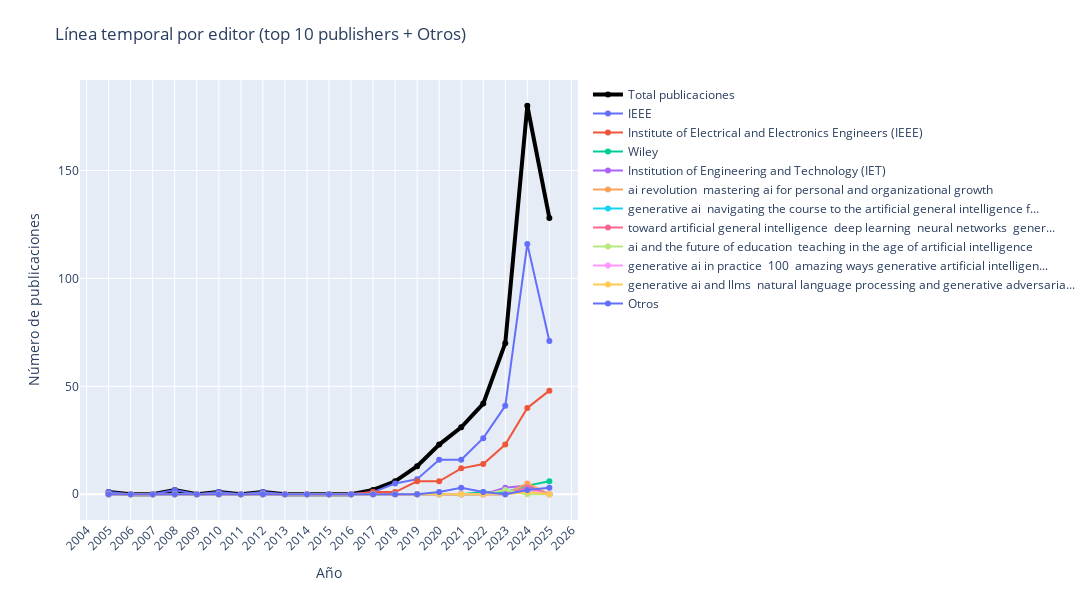

Notebook code for this chart:
### Code cell
# Línea temporal agrupada por editor/publisher (usa `publisher_key`) — ejecuta después de crear `publisher_key`
import pandas as pd
import plotly.graph_objects as go
import plotly.express as px
from pathlib import Path
from itertools import cycle

OUT_DIR = Path('outputs')
OUT_DIR.mkdir(parents=True, exist_ok=True)

records = pd.read_csv('data/records.csv', dtype=str).fillna('')
if 'publisher_key' not in records.columns:
    raise ValueError('No se encontró la columna publisher_key en data/records.csv. Ejecuta la celda que crea publisher_key primero.')

# preparar años
records['year'] = pd.to_numeric(records['year'], errors='coerce').astype('Int64')
records = records[records['year'].notna()].copy()
records['year'] = records['year'].astype(int)
YEARS = list(range(records['year'].min(), records['year'].max() + 1))

# parámetros
TOP_N = 10
venue_col = 'publisher_key'

# calcular top publishers
venue_counts = records[venue_col].replace('', 'Sin publisher').value_counts()
top_venues = venue_counts.nlargest(TOP_N).index.tolist()

# marcar Otros
records['venue_group'] = records[venue_col].where(records[venue_col].isin(top_venues), other='Otros')

# pivot
pivot = records.groupby(['year','venue_group']).size().unstack(fill_value=0).reindex(index=YEARS, fill_value=0).sort_index()

# total
total_year = records.groupby('year').size().reindex(index=YEARS, fill_value=0)

# ordenar trazas por suma
col_totals = pivot.sum(axis=0).sort_values(ascending=False)
cols_sorted = [c for c in col_totals.index if c != 'Otros']
if 'Otros' in pivot.columns:
    cols_sorted = [c for c in cols_sorted if c != 'Otros'] + (['Otros'] if 'Otros' in pivot.columns else [])

# paleta
palette = px.colors.qualitative.Plotly
color_cycle = cycle(palette)

# construir figura
fig = go.Figure()
fig.add_trace(go.Scatter(x=YEARS, y=total_year.values, mode='lines+markers', name='Total publicaciones', line=dict(width=4,color='black')))
for col in cols_sorted:
    color = next(color_cycle)
    label = str(col)
    short = label if len(label) <= 80 else label[:77] + '...'
    fig.add_trace(go.Scatter(x=YEARS, y=pivot[col].reindex(YEARS, fill_value=0).values, mode='lines+markers', name=short, hovertemplate='%{x}<br>' + label + ': %{y}<extra></extra>', line=dict(width=2,color=color)))

fig.update_layout(title=f'Línea temporal por editor (top {TOP_N} publishers + Otros)', xaxis_title='Año', yaxis_title='Número de publicaciones', width=1200, height=600, legend=dict(orientation='v', x=1.02, y=1), margin=dict(r=300,t=80))

if len(YEARS) > 15:
    fig.update_xaxes(tickangle=-45, dtick=1)
else:
    fig.update_xaxes(dtick=1)

fig.show()

# guardar
out_png = OUT_DIR / 'linea_tiempo_by_publisher.png'
out_pdf = OUT_DIR / 'linea_tiempo_by_publisher.pdf'

saved = False
try:
    fig.write_image(str(out_png), format='png', engine='kaleido', width=1200, height=600, scale=2)
    try:
        from PIL import Image
        im = Image.open(out_png).convert('RGB')
        im.save(out_pdf, 'PDF', resolution=300)
        print('Guardado (PNG -> PDF):', out_png, out_pdf)
        saved = True
    except Exception as e:
        print('PNG guardado pero fallo conversión a PDF por Pillow:', e)
        saved = True
except Exception as e:
    print('No se pudo exportar PNG con kaleido:', e)

if not saved:
    try:
        fig.write_html(OUT_DIR / 'linea_tiempo_by_publisher.html')
        print('Exportado a HTML interactivo como fallback')
    except Exception as e:
        print('Falló exportación de la figura:', e)

print('Trazas mostradas (incluye Total):', len(cols_sorted) + 1)

### Figure 1 — Plotly figure (JSON) as saved in the notebook; plotly's stock layout.template omitted (floating-point values rounded to 4 significant figures)
{"data": [{"line": {"color": "black", "width": 4}, "mode": "lines+markers", "name": "Total publicaciones", "type": "scatter", "x": [2005, 2006, 2007, 2008, 2009, 2010, 2011, 2012, 2013, 2014, 2015, 2016, 2017, 2018, 2019, 2020, 2021, 2022, 2023, 2024, 2025], "y": [1, 0, 0, 2, 0, 1, 0, 1, 0, 0, 0, 0, 2, 6, 13, 23, 31, 42, 70, 180, 128]}, {"hovertemplate": "%{x}<br>IEEE: %{y}<extra></extra>", "line": {"color": "#636EFA", "width": 2}, "mode": "lines+markers", "name": "IEEE", "type": "scatter", "x": [2005, 2006, 2007, 2008, 2009, 2010, 2011, 2012, 2013, 2014, 2015, 2016, 2017, 2018, 2019, 2020, 2021, 2022, 2023, 2024, 2025], "y": [1, 0, 0, 2, 0, 1, 0, 1, 0, 0, 0, 0, 1, 5, 7, 16, 16, 26, 41, 116, 71]}, {"hovertemplate": "%{x}<br>Institute of Electrical and Electronics Engineers (IEEE): %{y}<extra></extra>", "line": {"color": "#EF553B", "width": 2}, "mode": "lines+markers", "name": "Institute of Electrical and Electronics Engineers (IEEE)", "type": "scatter", "x": [2005, 2006, 2007, 2008, 2009, 2010, 2011, 2012, 2013, 2014, 2015, 2016, 2017, 2018, 2019, 2020, 2021, 2022, 2023, 2024, 2025], "y": [0, 0, 0, 0, 0, 0, 0, 0, 0, 0, 0, 0, 1, 1, 6, 6, 12, 14, 23, 40, 48]}, {"hovertemplate": "%{x}<br>Wiley: %{y}<extra></extra>", "line": {"color": "#00CC96", "width": 2}, "mode": "lines+markers", "name": "Wiley", "type": "scatter", "x": [2005, 2006, 2007, 2008, 2009, 2010, 2011, 2012, 2013, 2014, 2015, 2016, 2017, 2018, 2019, 2020, 2021, 2022, 2023, 2024, 2025], "y": [0, 0, 0, 0, 0, 0, 0, 0, 0, 0, 0, 0, 0, 0, 0, 0, 0, 1, 1, 4, 6]}, {"hovertemplate": "%{x}<br>Institution of Engineering and Technology (IET): %{y}<extra></extra>", "line": {"color": "#AB63FA", "width": 2}, "mode": "lines+markers", "name": "Institution of Engineering and Technology (IET)", "type": "scatter", "x": [2005, 2006, 2007, 2008, 2009, 2010, 2011, 2012, 2013, 2014, 2015, 2016, 2017, 2018, 2019, 2020, 2021, 2022, 2023, 2024, 2025], "y": [0, 0, 0, 0, 0, 0, 0, 0, 0, 0, 0, 0, 0, 0, 0, 0, 0, 0, 3, 4, 0]}, {"hovertemplate": "%{x}<br>ai revolution  mastering ai for personal and organizational growth: %{y}<extra></extra>", "line": {"color": "#FFA15A", "width": 2}, "mode": "lines+markers", "name": "ai revolution  mastering ai for personal and organizational growth", "type": "scatter", "x": [2005, 2006, 2007, 2008, 2009, 2010, 2011, 2012, 2013, 2014, 2015, 2016, 2017, 2018, 2019, 2020, 2021, 2022, 2023, 2024, 2025], "y": [0, 0, 0, 0, 0, 0, 0, 0, 0, 0, 0, 0, 0, 0, 0, 0, 0, 0, 0, 5, 0]}, {"hovertemplate": "%{x}<br>generative ai  navigating the course to the artificial general intelligence future: %{y}<extra></extra>", "line": {"color": "#19D3F3", "width": 2}, "mode": "lines+markers", "name": "generative ai  navigating the course to the artificial general intelligence f...", "type": "scatter", "x": [2005, 2006, 2007, 2008, 2009, 2010, 2011, 2012, 2013, 2014, 2015, 2016, 2017, 2018, 2019, 2020, 2021, 2022, 2023, 2024, 2025], "y": [0, 0, 0, 0, 0, 0, 0, 0, 0, 0, 0, 0, 0, 0, 0, 0, 0, 0, 0, 3, 0]}, {"hovertemplate": "%{x}<br>toward artificial general intelligence  deep learning  neural networks  generative ai: %{y}<extra></extra>", "line": {"color": "#FF6692", "width": 2}, "mode": "lines+markers", "name": "toward artificial general intelligence  deep learning  neural networks  gener...", "type": "scatter", "x": [2005, 2006, 2007, 2008, 2009, 2010, 2011, 2012, 2013, 2014, 2015, 2016, 2017, 2018, 2019, 2020, 2021, 2022, 2023, 2024, 2025], "y": [0, 0, 0, 0, 0, 0, 0, 0, 0, 0, 0, 0, 0, 0, 0, 0, 0, 0, 0, 3, 0]}, {"hovertemplate": "%{x}<br>ai and the future of education  teaching in the age of artificial intelligence: %{y}<extra></extra>", "line": {"color": "#B6E880", "width": 2}, "mode": "lines+markers", "name": "ai and the future of education  teaching in the age of artificial intelligence", "type": "scatter", "x": [2005, 2006, 2007, 2008, 2009, 2010, 2011, 2012, 2013, 2014, 2015, 2016, 2017, 2018, 2019, 2020, 2021, 2022, 2023, 2024, 2025], "y": [0, 0, 0, 0, 0, 0, 0, 0, 0, 0, 0, 0, 0, 0, 0, 0, 0, 0, 2, 0, 0]}, {"hovertemplate": "%{x}<br>generative ai in practice  100  amazing ways generative artificial intelligence is changing business and society: %{y}<extra></extra>", "line": {"color": "#FF97FF", "width": 2}, "mode": "lines+markers", "name": "generative ai in practice  100  amazing ways generative artificial intelligen...", "type": "scatter", "x": [2005, 2006, 2007, 2008, 2009, 2010, 2011, 2012, 2013, 2014, 2015, 2016, 2017, 2018, 2019, 2020, 2021, 2022, 2023, 2024, 2025], "y": [0, 0, 0, 0, 0, 0, 0, 0, 0, 0, 0, 0, 0, 0, 0, 0, 0, 0, 0, 2, 0]}, {"hovertemplate": "%{x}<br>generative ai and llms  natural language processing and generative adversarial networks: %{y}<extra></extra>", "line": {"color": "#FECB52", "width": 2}, "mode": "lines+markers", "name": "generative ai and llms  natural language processing and generative adversaria...", "type": "scatter", "x": [2005, 2006, 2007, 2008, 2009, 2010, 2011, 2012, 2013, 2014, 2015, 2016, 2017, 2018, 2019, 2020, 2021, 2022, 2023, 2024, 2025], "y": [0, 0, 0, 0, 0, 0, 0, 0, 0, 0, 0, 0, 0, 0, 0, 0, 0, 0, 0, 1, 0]}, {"hovertemplate": "%{x}<br>Otros: %{y}<extra></extra>", "line": {"color": "#636EFA", "width": 2}, "mode": "lines+markers", "name": "Otros", "type": "scatter", "x": [2005, 2006, 2007, 2008, 2009, 2010, 2011, 2012, 2013, 2014, 2015, 2016, 2017, 2018, 2019, 2020, 2021, 2022, 2023, 2024, 2025], "y": [0, 0, 0, 0, 0, 0, 0, 0, 0, 0, 0, 0, 0, 0, 0, 1, 3, 1, 0, 2, 3]}], "layout": {"height": 600, "legend": {"orientation": "v", "x": 1.02, "y": 1}, "margin": {"r": 300, "t": 80}, "title": {"text": "Línea temporal por editor (top 10 publishers + Otros)"}, "width": 1200, "xaxis": {"dtick": 1, "tickangle": -45, "title": {"text": "Año"}}, "yaxis": {"title": {"text": "Número de publicaciones"}}}}
